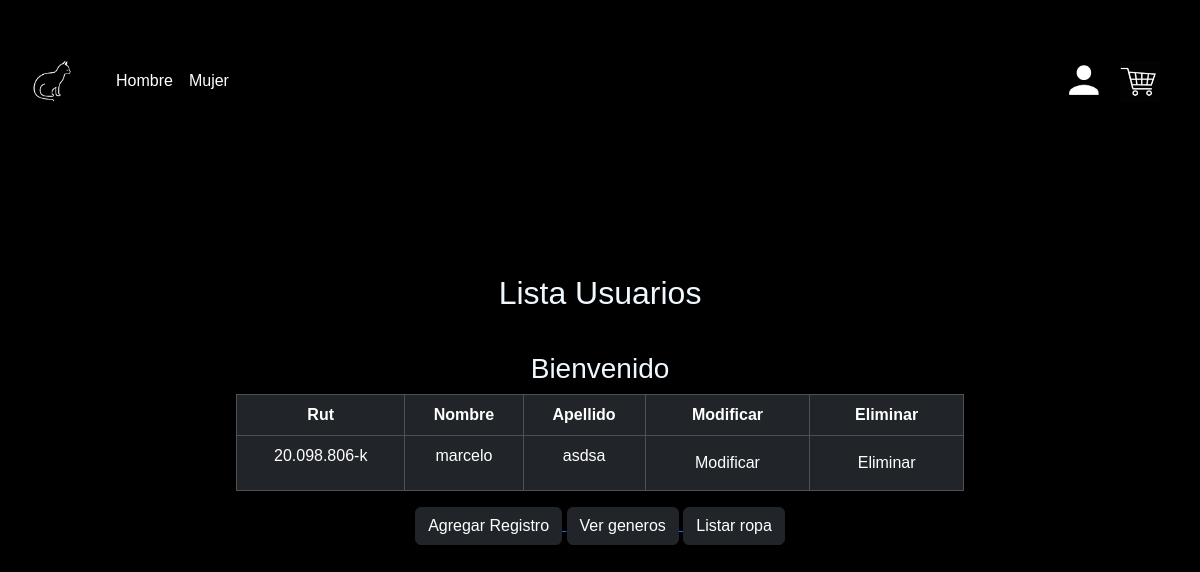
/darkless/crud, run on an earlier commit of the app's database.
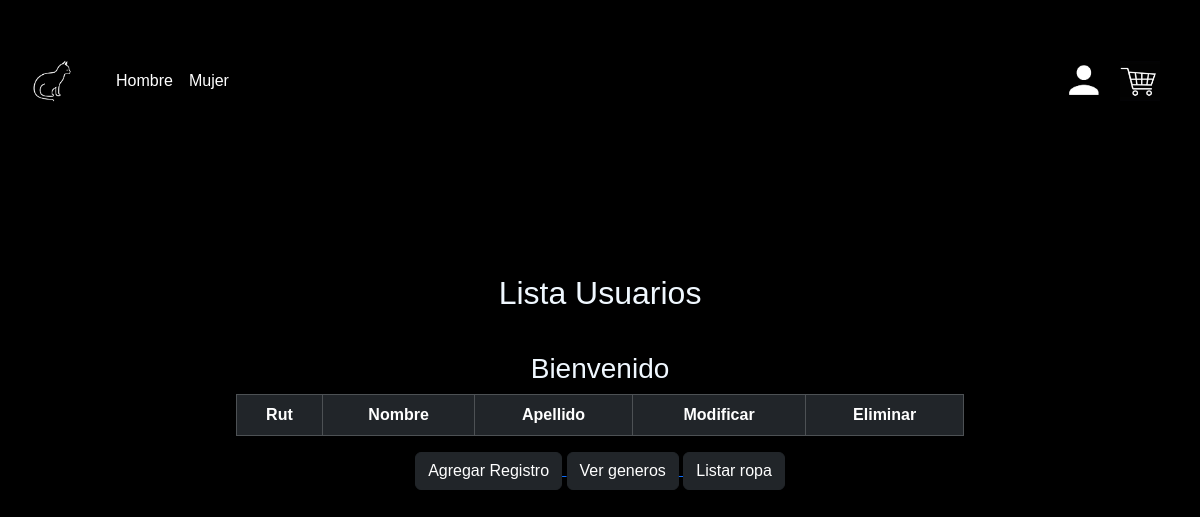
And on a later commit of the database.
### Darkless/models.py (models this page shows, shortened)
class Usuario(models.Model):
    rut = models.CharField(primary_key=True, max_length=10)
    nombre = models.CharField(max_length=20)
    apellido_paterno = models.CharField(max_length=20)
    apellido_materno = models.CharField(max_length=20)
    fecha_nacimiento = models.DateField()
    id_genero = models.ForeignKey(
        "Genero", on_delete=models.CASCADE, db_column="IDGenero"
    )
    telefono = models.CharField(max_length=12)
    email = models.EmailField(max_length=100, unique=True, blank=True, null=True)
    password = models.CharField(max_length=30)
    direccion = models.CharField(max_length=50, blank=True, null=True)
    activo = models.BooleanField()

### Darkless/views.py (the view)
# urls.py: path("crud", views.crud, name="crud"),
def crud(request):
    usuarios = Usuario.objects.all()
    context = {
        "usuarios": usuarios,
    }
    return render(request, "pages/crud.html", context)

### Darkless/templates/pages/crud.html (shortened to what this page needs)
<!DOCTYPE html>
<html lang="en">
<head>
    {% load static %}
    <link href="https://cdn.jsdelivr.net/npm/bootstrap@5.3.3/dist/css/bootstrap.min.css" rel="stylesheet">
    <link rel="stylesheet" href="{% static 'css/booscss.css'%}">
</head>
{% include 'base/header.html'%}
<body class="body">
    <main>
        <div class="container">
            <div class="row">
                <div class="col-md-8 shadow-lg mx-auto text-center p-3">
                    <h2 class="my-3">Lista Usuarios</h2><br>
                    {% if request.user.is_authenticated %}
                    <h3>Bienvenido {{request.user.username }}</h3>
                    <a href="{% url 'logout' %}">
                        <button class="btn btn-dark my-3">
                            Cerrar Sesion
                        </button>
                    </a>
                    {% else %}
                    <h3>Bienvenido</h3>
                    {% endif%}
                    <table class="table table-dark table-hover table-bordered">
                        <thead>
                            <th>Rut</th>
                            <th>Nombre</th>
                            <th>Apellido</th>
                            <th>Modificar</th>
                            <th>Eliminar</th>
                        </thead>
                        <tbody>
                            {% if usuarios %}
                            {% for tmp in usuarios%}
                            <tr>
                                <td>{{tmp.rut}}</td>
                                <td>{{tmp.nombre}}</td>
                                <td>{{tmp.apellido_paterno}}</td>
                                <td><a href="{% url 'user_findEdit' pk=tmp.rut%}"><button
                                            class="btn btn-dark">Modificar</button></a></td>
                                <td><a href="{% url 'user_del' pk=tmp.rut%}"><button
                                            class="btn btn-dark">Eliminar</button></a></td>
                            </tr>
                            {% endfor%}
                            {% endif %}
                        </tbody>
                    </table>
                    <a href="{% url 'user_add' %}">
                        <button class="btn btn-dark">Agregar Registro</button>
                    </a>
                    <a href="{% url 'crud_genero' %}">
                        <button class="btn btn-dark">
                            Ver generos
                        </button>
                    </a>
                    <a href="{% url 'crud_genero' %}">
                        <button class="btn btn-dark">
                            Listar ropa
                        </button>
                    </a>
                </div>
            </div>
        </div>
    </main>
</body>
</html>

What changed in the data, as far as the page shows it:
removed Usuario: rut "20.098.806-k", nombre "marcelo", apellido_paterno "asdsa"
